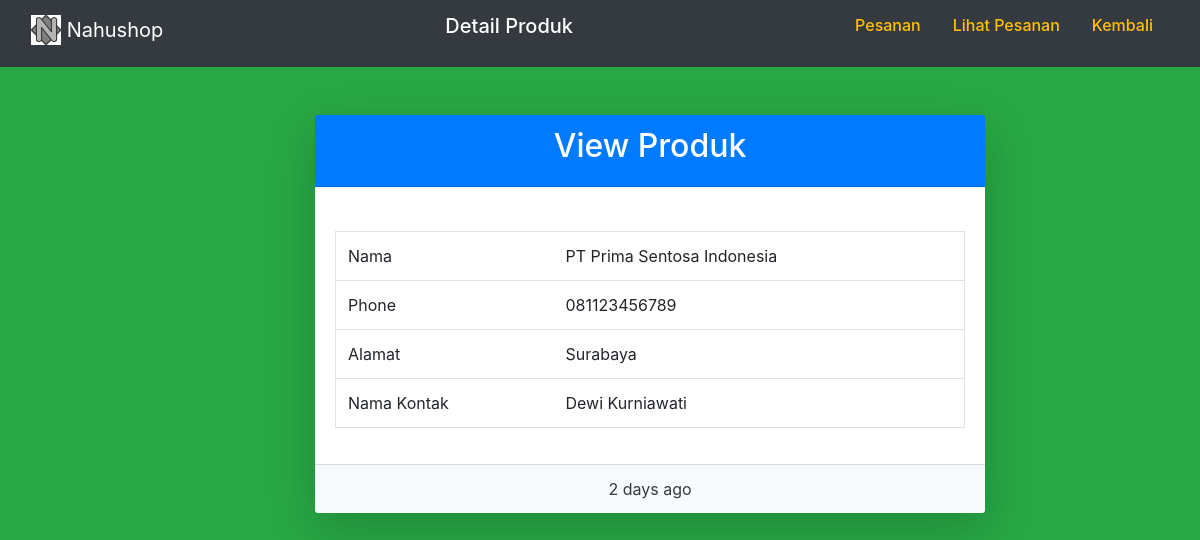
The app's page /halaman_belakang/tambah_sep/view.php?view=1 with its own data.
### tables this page shows
CREATE TABLE `supplier` (
  `id` int(11) NOT NULL,
  `name` varchar(45) DEFAULT NULL,
  `phone` varchar(45) DEFAULT NULL,
  `address` longtext DEFAULT NULL,
  `contact_name` varchar(45) DEFAULT NULL
);

### halaman_belakang/tambah_sep/view.php (the view, shortened to what this page needs)
<?php
include '../../databases/koneksi.php';
if (isset($_GET['view'])) {
    $id = $_GET['view'];
    $query = "SELECT * FROM supplier WHERE id = '$id';";
    $sql = mysqli_query($koneksi, $query);
    $result = mysqli_fetch_assoc($sql);
}
?>
<!DOCTYPE html>
<html lang="en">
<head>
    <link rel="stylesheet" href="https://cdn.jsdelivr.net/npm/bootstrap@4.6.2/dist/css/bootstrap.min.css">
</head>
<body class="bg-success">
    <div class="container-fluid">
        <div class="row">
		        <div class="col-md-12 bg-dark">
			        <nav class="navbar navbar-light bg-dark ">
				        <a class="navbar-brand text-white" href="#">
					        <img src="../../img/46.png" width="30" height="30" class="d-inline-block align-top " alt="">
					        Nahushop
				        </a>
                        <h5 class="text-white">Detail Produk</h5>
				        <ul class="nav justify-content-center">
					        <li class="nav-item">
						        <h6><a class="nav-link  text-warning" href="../../halaman_belakang/pesanan.php?tambah">Pesanan</a></h6>
					        </li>
					        <li class="nav-item">
						        <h6><a class="nav-link  text-warning" href="../../halaman_belakang/lihatpesanan.php?tambah">Lihat Pesanan</a></h6>
					        </li>
					        <li class="nav-item ">
						<h6><a class="nav-link active text-warning" href="../../halaman_belakang/supplier.php">Kembali</a></h6>
					        </li>
				        </ul>
			        </nav>
		        </div>
            <div class="col-md-3 text-white">
            </div>
            <div class="col-lg-7">
                <div class="card shadow-lg border-0 rounded-lg mt-5">
                    <div class="card-header text-white bg-primary text-center">
                        <h2>View Produk</h2>
                    </div>
                    <div class="card-body bg-white">
                        <table class="table border">
                            <tr>
                                <td>Nama</td>
                                <td><?= $result['name'] ?></td>
                            </tr><br>
                            <tr>
                                <td>Phone</td>
                                <td><?= $result['phone'] ?></td>
                            </tr>
                            <tr>
                                <td>Alamat</td>
                                <td><?= $result['address'] ?></td>
                            </tr>
                            <tr>
                                <td>Nama Kontak</td>
                                <td><?= $result['contact_name'] ?></td>
                            </tr>
                        </table>
                    </div>
                    <div class="card-footer text-dark bg-light text-center">
                        2 days ago
                    </div>
                </div>
            </div>
        </div>
    </div>
</body>
</html>

### records on screen
supplier: name "PT Prima Sentosa Indonesia", phone "081123456789", address "Surabaya", contact_name "Dewi Kurniawati"
